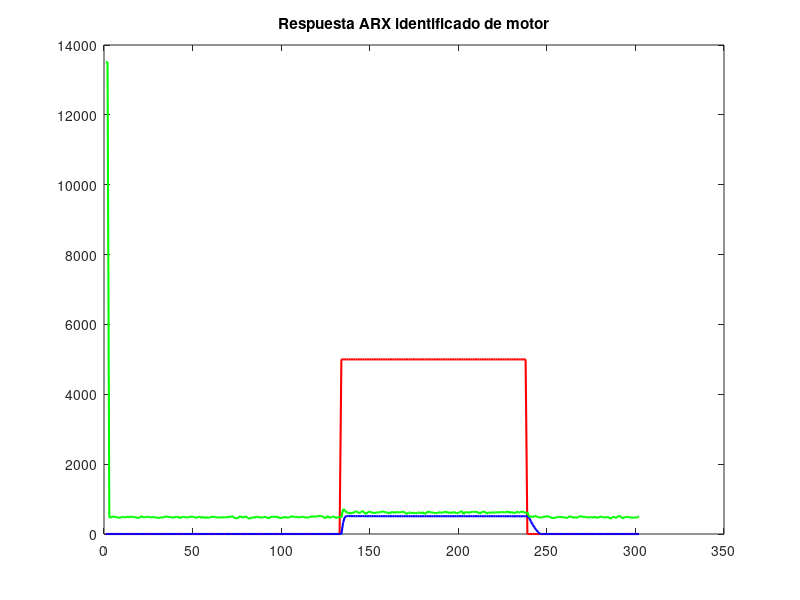

The MATLAB source for this figure:
%**************************************************************************
% AUTHOR: Danny Turpo 02/02/2021
% DESCRIPTION: 
%
% 
% *************************************************************************

%% INICIALIZACION:
clear all; clc;
close all

YU = dlmread('Step.txt');  % Lectura del archivo
u = [0;0;YU(1:300, 1)];  % Separacion de la entrada u(PWMvalue)
w = [0;0;YU(1:300, 2)];  % Velocidad angular (RPM)
ia = [0;0;YU(1:300, 3)]; % Corriente RW (volts)
t=length(w)*0.2;

%% Tratamiento
U = u';
W = w'*2*pi/60;
I = (2500-ia')/0.185;
U = U.';
W = W.';
I = I.';
%% GRAFICAS DE “U”, “W” y “I” USANDO DATOS TXT:
plot(U, '-r', 'LineWidth', 1.5); 
hold on;
plot(W, '-b', 'LineWidth', 1.5);
plot(I, '-g', 'LineWidth', 1.5);

%% Formacion de Y y F:
% 
% % velocidad angular
% Y1 = W(3:t);
% F1 = [W(2:t-1), W(1:t-2), U(2:t-1), U(1:t-2)];
% 
% % corriente
% Y2 = I(3:t);
% F2= [I(2:t-1), I(1:t-2), U(2:t-1), U(1:t-2)];
% %% Calculo de parametros ARX por ecuacion normal:
% % velocidad angular
% TETA1 = inv(F1'*F1)*F1'*Y1;
% TETA1
% % 1.0097   -0.1489    5.7263   -0.7180
% 
% % corriente
% TETA2 = inv(F2'*F2)*F2'*Y2;
% TETA2
% % 0.4854    0.2924    0.0054   -0.0052
% 
% %% Funcion transferencia velocidad angular
% %N1 = [5.7263 -0.7180]; % numerador
% %D1 = [1, -1.0097 0.1489]; % denominador (se cambia de signo)
% N1 = TETA1(3:4)' % numerador
% D1 = [1,-TETA1(1:2)'] % denominador (se cambia de signo)
% 
% %% Calcular la respuesta "W":
% [W, x] = dlsim(N1, D1, U);
% 
% %% Desplegar los datos:

figure(1);
%plot(W, '-k', 'LineWidth', 1.5);
title('Respuesta ARX identificado de motor');
